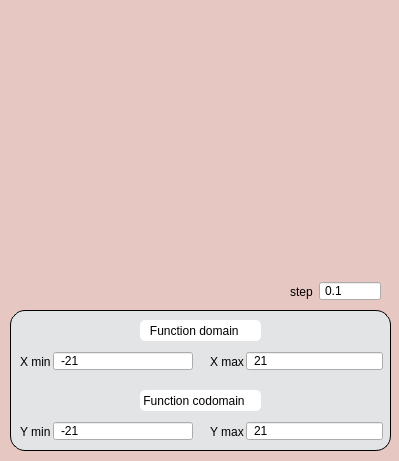
<?xml version="1.0" encoding="UTF-8"?>
<ui version="4.0">
 <class>Plot</class>
 <widget class="QDialog" name="Plot">
  <property name="geometry">
   <rect>
    <x>0</x>
    <y>0</y>
    <width>399</width>
    <height>461</height>
   </rect>
  </property>
  <property name="windowTitle">
   <string>Dialog</string>
  </property>
  <property name="styleSheet">
   <string notr="true">QDialog {
background-color: #E6C7C2;
}</string>
  </property>
  <widget class="QCustomPlot" name="plotRender" native="true">
   <property name="geometry">
    <rect>
     <x>10</x>
     <y>10</y>
     <width>381</width>
     <height>261</height>
    </rect>
   </property>
   <property name="styleSheet">
    <string notr="true"/>
   </property>
  </widget>
  <widget class="QFrame" name="background">
   <property name="geometry">
    <rect>
     <x>10</x>
     <y>310</y>
     <width>381</width>
     <height>141</height>
    </rect>
   </property>
   <property name="styleSheet">
    <string notr="true">#background {
border-radius: 15px;
background-color: #E2E4E6;
border: 1px solid black;
}

QLabel {
color: black;
}

#domain,
#codomain {
color: #000;
background-color: #fff;
border-radius: 5px;
}

QLineEdit {
padding-left: 5px;
padding-right: 5px;
}

</string>
   </property>
   <property name="frameShape">
    <enum>QFrame::StyledPanel</enum>
   </property>
   <property name="frameShadow">
    <enum>QFrame::Raised</enum>
   </property>
   <widget class="QWidget" name="layoutWidget">
    <property name="geometry">
     <rect>
      <x>10</x>
      <y>40</y>
      <width>173</width>
      <height>23</height>
     </rect>
    </property>
    <layout class="QHBoxLayout" name="x_min">
     <property name="spacing">
      <number>2</number>
     </property>
     <item>
      <widget class="QLabel" name="label_2">
       <property name="text">
        <string>X min</string>
       </property>
      </widget>
     </item>
     <item>
      <widget class="QLineEdit" name="xmin_val">
       <property name="text">
        <string>-21</string>
       </property>
      </widget>
     </item>
    </layout>
   </widget>
   <widget class="QWidget" name="layoutWidget">
    <property name="geometry">
     <rect>
      <x>200</x>
      <y>40</y>
      <width>173</width>
      <height>23</height>
     </rect>
    </property>
    <layout class="QHBoxLayout" name="x_max">
     <property name="spacing">
      <number>2</number>
     </property>
     <item>
      <widget class="QLabel" name="label_3">
       <property name="maximumSize">
        <size>
         <width>41</width>
         <height>21</height>
        </size>
       </property>
       <property name="text">
        <string>X max</string>
       </property>
      </widget>
     </item>
     <item>
      <widget class="QLineEdit" name="xmax_val">
       <property name="text">
        <string>21</string>
       </property>
      </widget>
     </item>
    </layout>
   </widget>
   <widget class="QWidget" name="layoutWidget_3">
    <property name="geometry">
     <rect>
      <x>200</x>
      <y>110</y>
      <width>173</width>
      <height>23</height>
     </rect>
    </property>
    <layout class="QHBoxLayout" name="y_max">
     <property name="spacing">
      <number>2</number>
     </property>
     <item>
      <widget class="QLabel" name="label_5">
       <property name="text">
        <string>Y max</string>
       </property>
      </widget>
     </item>
     <item>
      <widget class="QLineEdit" name="ymax_val">
       <property name="text">
        <string>21</string>
       </property>
      </widget>
     </item>
    </layout>
   </widget>
   <widget class="QWidget" name="layoutWidget_2">
    <property name="geometry">
     <rect>
      <x>10</x>
      <y>110</y>
      <width>173</width>
      <height>23</height>
     </rect>
    </property>
    <layout class="QHBoxLayout" name="y_min">
     <property name="spacing">
      <number>2</number>
     </property>
     <item>
      <widget class="QLabel" name="label_4">
       <property name="text">
        <string>Y min</string>
       </property>
      </widget>
     </item>
     <item>
      <widget class="QLineEdit" name="ymin_val">
       <property name="text">
        <string>-21</string>
       </property>
      </widget>
     </item>
    </layout>
   </widget>
   <widget class="QLabel" name="codomain">
    <property name="geometry">
     <rect>
      <x>130</x>
      <y>80</y>
      <width>121</width>
      <height>21</height>
     </rect>
    </property>
    <property name="text">
     <string> Function codomain</string>
    </property>
   </widget>
   <widget class="QLabel" name="domain">
    <property name="geometry">
     <rect>
      <x>130</x>
      <y>10</y>
      <width>121</width>
      <height>21</height>
     </rect>
    </property>
    <property name="styleSheet">
     <string notr="true"/>
    </property>
    <property name="text">
     <string>   Function domain</string>
    </property>
   </widget>
  </widget>
  <widget class="QWidget" name="">
   <property name="geometry">
    <rect>
     <x>290</x>
     <y>280</y>
     <width>91</width>
     <height>23</height>
    </rect>
   </property>
   <layout class="QHBoxLayout" name="step_layout">
    <item>
     <widget class="QLabel" name="label">
      <property name="styleSheet">
       <string notr="true">QLabel {
color: black;
}</string>
      </property>
      <property name="text">
       <string>step</string>
      </property>
     </widget>
    </item>
    <item>
     <widget class="QLineEdit" name="step_val">
      <property name="styleSheet">
       <string notr="true">QLineEdit {
padding-left: 3px;
padding-right: 3px;
}</string>
      </property>
      <property name="text">
       <string>0.1</string>
      </property>
     </widget>
    </item>
   </layout>
  </widget>
  <zorder>background</zorder>
  <zorder>plotRender</zorder>
  <zorder>step_val</zorder>
  <zorder>label</zorder>
 </widget>
 <customwidgets>
  <customwidget>
   <class>QCustomPlot</class>
   <extends>QWidget</extends>
   <header>qcustomplot.h</header>
   <container>1</container>
  </customwidget>
 </customwidgets>
 <resources/>
 <connections/>
</ui>
